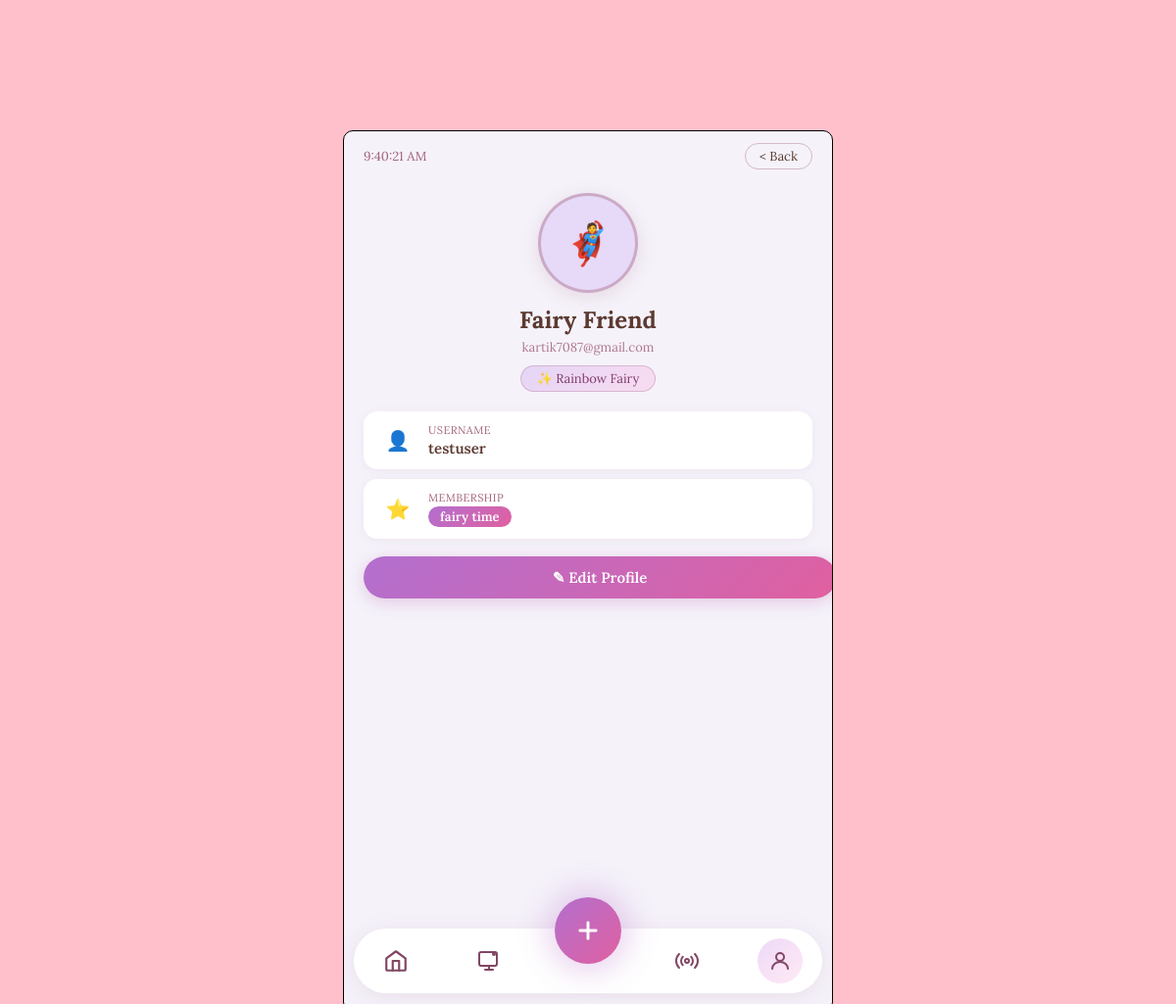
The app's page /profile/ (signed in) with its own data.
### login/models.py (models this page shows, shortened)
class User(AbstractBaseUser, PermissionsMixin):
    USER_TYPES = (
        (1, 'SuperAdmin'),
        (2, 'Admin'),
        (3, 'User'),
    )
    user_type = models.PositiveSmallIntegerField(
    choices=USER_TYPES,
    default=3
     )
    username = models.CharField(max_length=100, null=True, blank=True)
    email = models.EmailField(unique=True)
    verification_token = models.CharField(max_length=100, null=True, blank=True)
    child_age = models.IntegerField(null=True, blank=True)
    child_name = models.CharField(max_length=100, null=True, blank=True)
    profile_picture = models.ImageField(upload_to='profile_pics/', null=True, blank=True)
    is_verified = models.BooleanField(default=False)
    is_staff = models.BooleanField(default=False)
    is_active = models.BooleanField(default=True)
    objects = CustomUserManager()
    FAIRY_TYPES = (
        (1, 'Rainbow Fairy'),
        (2, 'Heart Fairy'),
        (3, 'Rainbow Unicorn '),
        (4, 'Star Fairy'),
        (5, 'Heart Unicorn'),
        (6, 'Fairy Wand'),
    )
    court_type = models.PositiveSmallIntegerField(
        choices=FAIRY_TYPES,
        default=1
    )
    MEMBERSHIP_TYPES = (
        (1, 'fairy time'),
        (2, 'fairy circle'),
        (3, 'fairy world'),
    )
    membership_type = models.PositiveSmallIntegerField(
        choices=MEMBERSHIP_TYPES,
        default=1
    )
    USERNAME_FIELD = 'email'
    REQUIRED_FIELDS = []

### login/views.py (the view)
# urls.py: path('profile/', views.profile_page, name='profile_page'),
def profile_page(request):
    return render(request, 'profilepage.html')

### login/templates/profilepage.html (shortened to what this page needs)
<!DOCTYPE html>
<html>
<head>
    {% load static %}
    <link rel="stylesheet" href="{% static 'members/profilepage.css' %}">
</head>
<body>
<div class="container">
    <div class="top">
        <p id="current-time"></p>
        <button id="back_button" onclick="history.back()">&lt; Back</button>
    </div>
    <div class="profile-hero">
        <div class="avatar-wrap">
            {% if request.user.profile_picture %}
                <img src="{{ request.user.profile_picture.url }}" alt="Profile picture">
            {% else %}
                <span class="avatar-placeholder">&#129464;</span>
            {% endif %}
        </div>
        <h2 class="profile-name">{{ request.user.child_name|default:"Fairy Friend" }}</h2>
        <p class="profile-email">{{ request.user.email }}</p>
        <span class="court-badge">&#10024; {{ request.user.get_court_type_display }}</span>
    </div>
    <div class="profile-cards">
        {% if request.user.username %}
        <div class="info-card">
            <span class="info-icon">&#128100;</span>
            <div>
                <p class="info-label">Username</p>
                <p class="info-value">{{ request.user.username }}</p>
            </div>
        </div>
        {% endif %}
        <div class="info-card">
            <span class="info-icon">&#11088;</span>
            <div>
                <p class="info-label">Membership</p>
                <p class="info-value">
                    <span class="membership-pill">{{ request.user.get_membership_type_display }}</span>
                </p>
            </div>
        </div>
    </div>
    <a href="{% url 'edit_profile' %}" class="edit-btn">&#9998; Edit Profile</a>
    <div class="bottom-nav">
        <div class="bottom-nav-bar">
            <a href="{% url 'main_page' %}" class="nav-item">
                <div class="nav-icon-wrap">
                    <svg width="26" height="26" viewBox="0 0 24 24" fill="none" stroke="currentColor" stroke-width="2" stroke-linecap="round" stroke-linejoin="round"><path d="M3 9.5L12 3l9 6.5V20a1 1 0 0 1-1 1H4a1 1 0 0 1-1-1V9.5z"/><polyline points="9 21 9 12 15 12 15 21"/></svg>
                </div>
            </a>
            <a href="#" class="nav-item">
                <div class="nav-icon-wrap">
                </div>
            </a>
            <a href="{% url 'podcast' %}" class="nav-item">
                <div class="nav-icon-wrap">
                </div>
            </a>
            <a href="{% url 'profile_page' %}" class="nav-item">
                <div class="nav-icon-wrap active-wrap">
                    <svg width="24" height="24" viewBox="0 0 24 24" fill="none" stroke="currentColor" stroke-width="2" stroke-linecap="round" stroke-linejoin="round"><circle cx="12" cy="8" r="4"/><path d="M4 20c0-4 3.6-7 8-7s8 3 8 7"/></svg>
                </div>
            </a>
        </div>
        <button class="nav-plus-btn">
            <svg width="28" height="28" viewBox="0 0 24 24" fill="none" stroke="white" stroke-width="2.5" stroke-linecap="round"><line x1="12" y1="5" x2="12" y2="19"/><line x1="5" y1="12" x2="19" y2="12"/></svg>
        </button>
    </div>
</div>
</body>
</html>

### login/static/members/profilepage.css (style rules this page uses)
body { background-color: pink; font-family: "Lora", serif; }
.container { position: absolute; top: 50%; left: 50%; transform: translate(-50%, -50%); margin: 0; background-color: rgb(245, 242, 250); border: 1px solid black; border-radius: 10px; height: 900px; width: 500px; padding-left: 20px; padding-right: 20px; padding-bottom: 100px; margin-top: 70px; margin-bottom: 250px; overflow: hidden; box-sizing: border-box; }
.top { display: flex; justify-content: space-between; align-items: center; padding-top: 12px; }
#current-time { color: rgb(163, 98, 123); margin: 0; font-size: 13px; }
#back_button { background: none; border: 1px solid rgba(163, 98, 123, 0.4); color: rgb(92, 58, 49); font-family: "Lora", serif; font-size: 13px; border-radius: 20px; padding: 4px 14px; cursor: pointer; transition: background 0.2s; }
.profile-hero { display: flex; flex-direction: column; align-items: center; margin-top: 24px; margin-bottom: 8px; }
.avatar-wrap { width: 96px; height: 96px; border-radius: 50%; background: rgb(230, 218, 248); border: 3px solid rgba(163, 98, 123, 0.4); overflow: hidden; display: flex; align-items: center; justify-content: center; margin-bottom: 12px; box-shadow: 0 4px 18px rgba(163, 98, 123, 0.18); }
.avatar-placeholder { font-size: 42px; }
.profile-name { color: rgb(92, 58, 49); font-size: 24px; font-weight: 700; margin: 0 0 4px 0; }
.profile-email { color: rgb(163, 98, 123); font-size: 13px; margin: 0; opacity: 0.85; }
.court-badge { display: inline-block; margin-top: 10px; padding: 4px 16px; background: linear-gradient(135deg, rgba(200, 160, 240, 0.35), rgba(255, 180, 220, 0.35)); border: 1px solid rgba(163, 98, 123, 0.3); border-radius: 20px; color: rgb(130, 60, 110); font-size: 13px; font-family: "Lora", serif; }
.profile-cards { margin-top: 20px; display: flex; flex-direction: column; gap: 10px; }
.info-card { background: white; border-radius: 14px; padding: 12px 18px; display: flex; align-items: center; gap: 14px; box-shadow: 0 2px 10px rgba(163, 98, 123, 0.08); }
.info-icon { font-size: 20px; flex-shrink: 0; width: 34px; text-align: center; }
.info-label { font-size: 11px; color: rgb(163, 98, 123); margin: 0 0 2px 0; letter-spacing: 0.04em; text-transform: uppercase; }
.info-value { font-size: 15px; color: rgb(92, 58, 49); margin: 0; font-weight: 600; }
.membership-pill { display: inline-block; padding: 2px 12px; border-radius: 12px; font-size: 13px; font-weight: 600; background: linear-gradient(135deg, #b36fcf, #e060a0); color: white; }
.edit-btn { display: block; width: calc(100% - 0px); margin-top: 18px; padding: 12px; background: linear-gradient(135deg, #b36fcf, #e060a0); color: white; border: none; border-radius: 30px; font-family: "Lora", serif; font-size: 15px; font-weight: 600; cursor: pointer; text-align: center; text-decoration: none; box-shadow: 0 4px 16px rgba(180, 80, 160, 0.25); transition: opacity 0.2s, transform 0.1s; }
.bottom-nav { position: absolute; bottom: 18px; left: 0; width: 100%; display: flex; justify-content: center; align-items: flex-end; z-index: 5; pointer-events: none; }
.bottom-nav-bar { display: flex; align-items: center; background: white; border-radius: 40px; padding: 10px 20px; gap: 10px; box-shadow: 0 4px 24px rgba(163, 98, 123, 0.13); width: 88%; justify-content: space-between; pointer-events: all; }
.nav-item { text-decoration: none; color: rgb(130, 70, 100); display: flex; align-items: center; justify-content: center; }
.nav-icon-wrap { width: 46px; height: 46px; display: flex; align-items: center; justify-content: center; border-radius: 50%; color: rgb(130, 70, 100); }
.active-wrap { background: linear-gradient(135deg, rgba(220, 180, 240, 0.5), rgba(255, 200, 230, 0.4)); }
.nav-plus-btn { position: absolute; bottom: 30px; left: 50%; transform: translateX(-50%); width: 68px; height: 68px; border-radius: 50%; background: linear-gradient(135deg, #b36fcf, #e060a0); border: none; cursor: pointer; display: flex; align-items: center; justify-content: center; box-shadow: 0 0 28px 10px rgba(180, 100, 200, 0.25); pointer-events: all; transition: transform 0.2s, box-shadow 0.2s; }

### records on screen
User: user.child_name "Fairy Friend", user.email "kartik7087@gmail.com", user.court_type "Rainbow Fairy", user.username "testuser", user.membership_type "fairy time"
